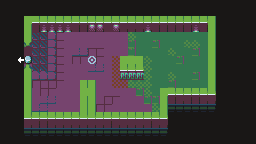

This is a level from a 2D game, rendered from its Tiled map with the project's own tilesets. A one-line summary and the complete map file follow:
An orthogonal 32x18 tile map with 8x8 px tiles, 2 tile layers (Background, Forground) and 2 objects.

<map version="1.2" tiledversion="1.3.2" orientation="orthogonal" renderorder="right-down" compressionlevel="0" width="32" height="18" tilewidth="8" tileheight="8" infinite="0" nextlayerid="7" nextobjectid="3">
 <tileset firstgid="1" source="../Tilesets/DungeonTileSet.tsx" />
 <layer id="1" name="Background" width="32" height="18">
  <data encoding="csv">
1,1,1,1,1,1,1,1,1,1,1,1,1,1,1,1,1,1,1,1,1,1,1,1,1,1,1,1,1,1,1,1,
1,1,1,1,1,1,1,1,1,1,1,1,1,1,1,1,1,1,1,1,1,1,1,1,1,1,1,1,1,1,1,1,
1,1,1,2,3,3,3,3,3,3,3,3,3,3,3,3,3,3,3,3,3,3,3,3,3,3,4,1,1,1,1,1,
1,1,1,4,6,13,13,13,13,6,6,15,15,5,15,14,14,14,13,6,6,6,6,6,13,6,4,1,1,1,1,1,
1,1,1,4,53,53,25,18,16,16,16,16,16,16,16,16,23,19,19,19,19,19,19,19,19,19,4,1,1,1,1,1,
1,1,1,54,53,53,25,18,16,16,16,16,16,16,16,16,24,19,19,24,19,19,19,23,23,19,4,1,1,1,1,1,
1,1,1,5,53,53,25,18,16,20,20,18,18,16,16,16,24,19,19,19,19,23,19,19,24,19,4,1,1,1,1,1,
1,1,1,53,53,53,25,18,16,18,18,125,18,16,22,16,16,16,23,19,19,19,24,19,19,19,4,1,1,1,1,1,
1,1,1,53,53,53,25,18,16,16,16,20,20,16,22,3,3,3,23,19,19,19,19,19,19,19,4,1,1,1,1,1,
1,1,1,0,25,25,25,18,16,16,16,16,16,16,22,38,38,38,23,19,19,23,19,19,24,19,4,1,1,1,1,1,
1,1,1,0,18,18,18,18,16,16,16,16,16,16,22,22,23,23,23,19,19,24,19,19,19,19,4,1,1,1,1,1,
1,1,1,0,16,18,18,16,16,16,16,16,16,16,16,16,16,24,23,19,0,0,0,0,0,0,3,1,1,1,1,1,
1,1,1,0,16,20,20,16,16,16,16,16,16,18,18,16,16,16,24,24,4,5,5,5,5,5,5,1,1,1,1,1,
1,1,1,0,20,20,16,16,16,16,16,16,18,18,16,16,16,16,16,23,4,47,47,47,47,47,47,1,1,1,1,1,
1,1,1,0,0,0,0,0,0,0,0,0,0,0,0,0,0,0,0,0,0,1,1,1,1,1,1,1,1,1,1,1,
1,1,1,5,5,5,5,5,5,5,5,14,5,5,5,5,5,5,5,5,5,1,1,1,1,1,1,1,1,1,1,1,
1,1,1,47,47,47,47,47,47,47,47,47,47,47,47,47,47,47,47,47,47,1,1,1,1,1,1,1,1,1,1,1,
1,1,1,1,1,1,1,1,1,1,1,1,1,1,1,1,1,1,1,1,1,1,1,1,1,1,1,1,1,1,1,1
</data>
 </layer>
 <layer id="2" name="Forground" width="32" height="18">
  <data encoding="csv">
0,0,0,0,0,0,0,0,0,0,0,0,0,0,0,0,0,0,0,0,0,0,0,0,0,0,0,0,0,0,0,0,
0,0,0,0,0,0,0,0,0,0,0,0,0,0,0,0,0,0,0,0,0,0,0,0,0,0,0,0,0,0,0,0,
0,0,0,0,0,0,0,0,0,0,0,0,0,0,0,0,0,0,0,0,0,0,0,0,0,0,0,0,0,0,0,0,
0,0,0,0,0,0,0,0,0,0,0,0,0,0,0,0,0,0,0,0,0,0,0,0,0,0,0,0,0,0,0,0,
0,0,0,0,0,0,0,0,0,0,0,0,0,0,0,0,0,0,0,0,0,0,0,0,0,0,0,0,0,0,0,0,
0,0,0,0,0,0,0,0,0,0,0,0,0,0,0,0,0,0,0,0,0,0,0,0,0,0,0,0,0,0,0,0,
0,0,0,0,0,0,0,0,0,0,0,0,0,0,0,0,0,0,0,0,0,0,0,0,0,0,0,0,0,0,0,0,
0,0,121,40,0,0,0,0,0,0,0,0,0,0,0,2,2,4,0,0,0,0,0,0,0,0,0,0,0,0,0,0,
0,0,0,46,0,0,0,0,0,0,0,0,0,0,0,0,0,0,0,0,0,0,0,0,0,0,0,0,0,0,0,0,
0,0,0,4,0,0,0,0,0,0,0,0,0,0,0,0,0,0,0,0,0,0,0,0,0,0,0,0,0,0,0,0,
0,0,0,4,0,0,0,0,0,0,4,4,0,0,0,0,0,0,0,0,0,0,0,0,0,0,0,0,0,0,0,0,
0,0,0,4,0,0,0,0,0,0,2,4,0,0,0,0,0,0,0,0,2,3,3,3,3,3,0,0,0,0,0,0,
0,0,0,4,0,0,0,0,0,0,4,4,0,0,0,0,0,0,0,0,0,6,14,6,6,14,14,0,0,0,0,0,
0,0,0,4,0,0,0,0,0,0,4,4,0,0,0,0,0,0,0,0,0,0,0,0,0,0,0,0,0,0,0,0,
0,0,0,3,3,3,3,3,3,3,3,3,3,3,3,3,3,3,3,3,3,0,0,0,0,0,0,0,0,0,0,0,
0,0,0,14,6,6,14,14,14,14,14,14,14,6,14,14,14,14,6,14,14,0,0,0,0,0,0,0,0,0,0,0,
0,0,0,0,0,0,0,0,0,0,0,0,0,0,0,0,0,0,0,0,0,0,0,0,0,0,0,0,0,0,0,0,
0,0,0,0,0,0,0,0,0,0,0,0,0,0,0,0,0,0,0,0,0,0,0,0,0,0,0,0,0,0,0,0
</data>
 </layer>
 <objectgroup id="3" name="Spawns">
  <object id="1" x="120" y="96">
   <point />
  </object>
  <object id="2" x="168" y="56">
   <point />
  </object>
 </objectgroup>
</map>
